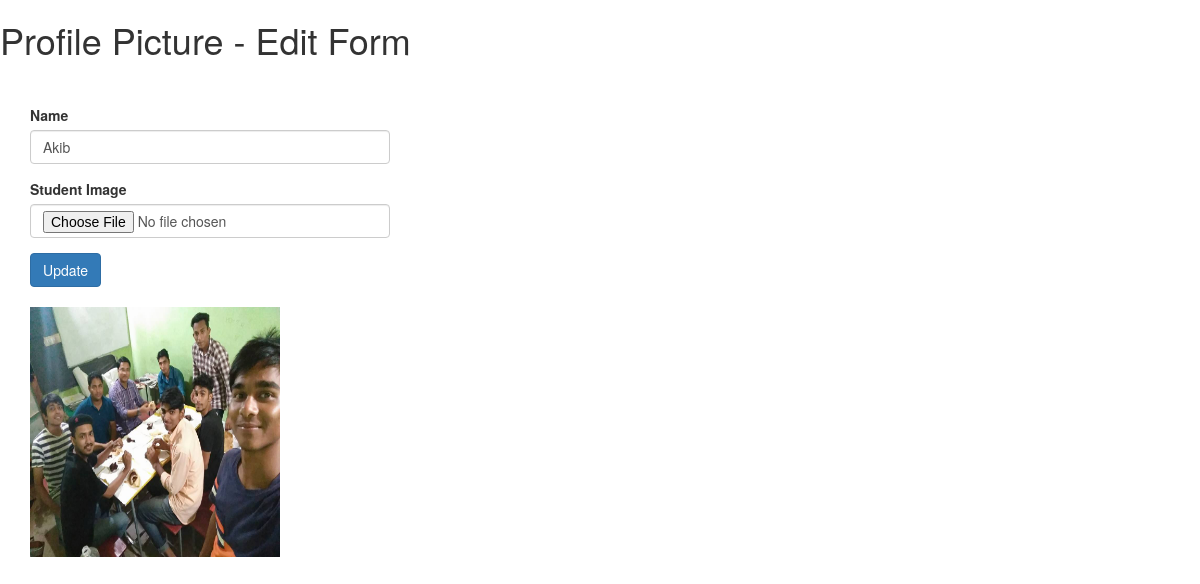
Screenshot of /views/SEID175166/ProfilePicture/edit.php?id=9 with the database file from the repository.
### tables this page shows
CREATE TABLE `profile_picture` (
  `id` int(13) NOT NULL,
  `name` varchar(100) NOT NULL,
  `profile_picture` varchar(100) NOT NULL,
  `is_trashed` varchar(50) NOT NULL DEFAULT 'NO'
);

### src/BITM/SEID175166/Model/Database.php (called while the page is built, shortened)
<?php
class Database
{
    public function __construct()
    {
        try {
            $this->dbh = new PDO("mysql:host=localhost;dbname=atomic_project_b69", "root", "");
        } catch (PDOException $error) {
            echo $error->getMessage();
        }
    }
}

### src/BITM/SEID175166/ProfilePicture/ProfilePicture.php (called while the page is built, shortened)
<?php
class ProfilePicture extends Database
{
     public $id, $name, $profilePicture;
     public function setData($postArray){
         if(array_key_exists("id",$postArray))
             $this->id = $postArray["id"];
     }
    public function view(){
        $sqlQuery = "SELECT * FROM profile_picture WHERE id=".$this->id;
        $sth = $this->dbh->query($sqlQuery);
        $sth->setFetchMode(PDO::FETCH_OBJ);
        $oneData=  $sth->fetch();
        return $oneData;
    }
}

### views/SEID175166/ProfilePicture/edit.php (the view, shortened to what this page needs)
<?php
$obj = new ProfilePicture();
$obj->setData($_GET);
$oneData = $obj->view();
?>
<!doctype html>
<html lang="en">
<head>
    <link rel="stylesheet" href="../../../resources/bootstrap-3.3.7-dist/css/bootstrap.min.css">
</head>
<body>
<h1> Profile Picture - Edit Form </h1>
<div id="MessageShowDiv" style="height: 20px">
</div>
    <div class="container">
        <div class="row">
            <div class="col-md-4">
                <form action="update.php" method="POST" enctype="multipart/form-data">
                    <div class="form-group">
                        <label for="Name">Name</label>
                        <input type="text" class="form-control" value="<?php echo $oneData->name ?>" name="Name" required="">
                    </div>
                    <div class="form-group">
                        <label for="ProfilePicture">Student Image</label>
                        <input type="file" class="form-control"" name="File2Upload" >
                    </div>
                    <button type="submit" class="btn btn-primary">Update</button>
                    <br><br>
                    <img width='250px' height='250px' src='Uploads/<?php echo $oneData->profile_picture ?> '>
                </form>
            </div>
        </div>
    </div>
</body>
</html>

### rows the page displays
profile_picture: Name "Akib", profile_picture (picture)
